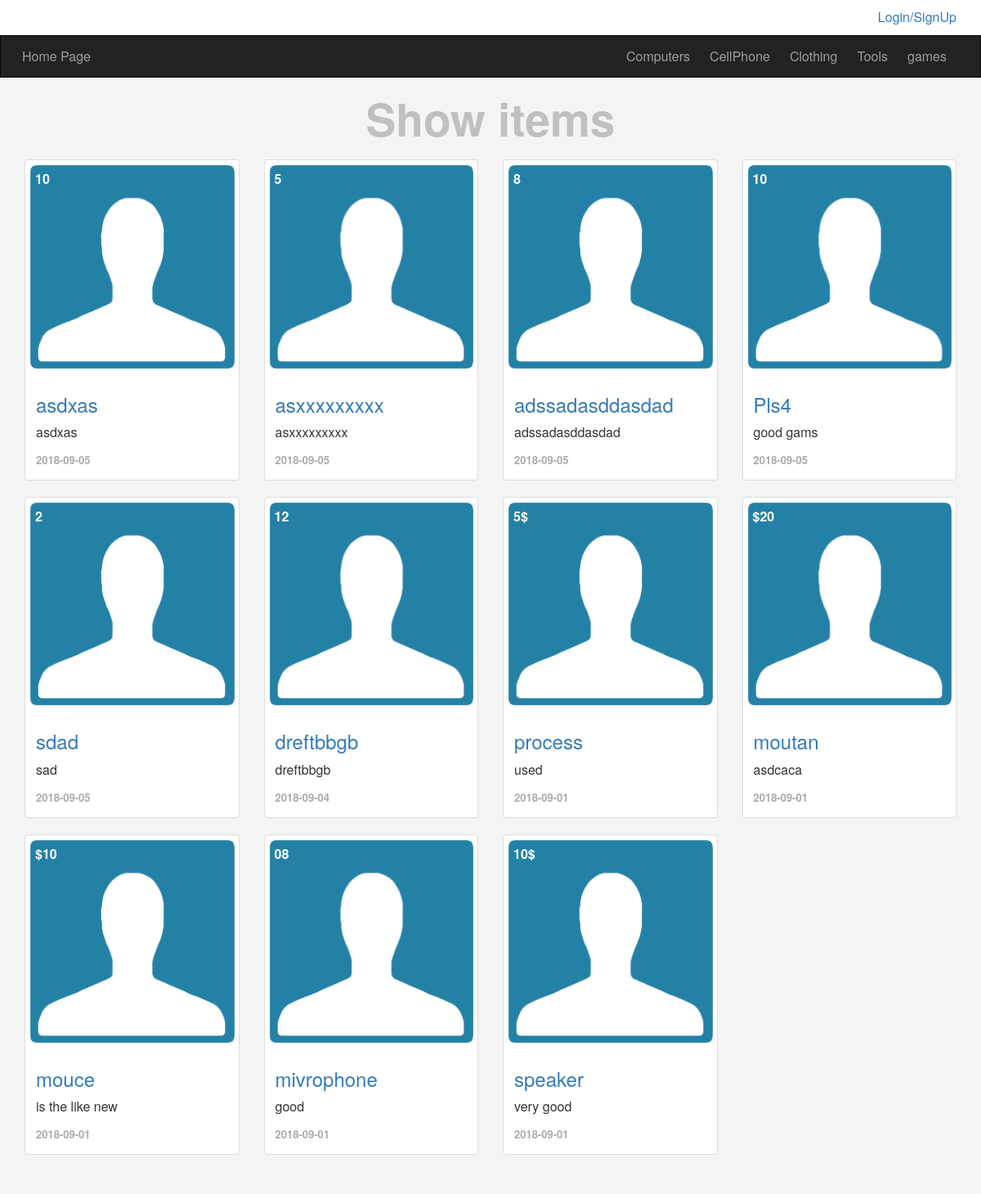
The page / on the database its author committed.
### tables this page shows
CREATE TABLE `categories` (
  `ID` int(11) NOT NULL,
  `Name` varchar(255) NOT NULL,
  `Descrption` varchar(255) NOT NULL,
  `Parent` int(11) NOT NULL,
  `Ordering` int(11) DEFAULT NULL,
  `Visablty` tinyint(4) NOT NULL DEFAULT '0',
  `Allow_Comment` tinyint(4) NOT NULL DEFAULT '0',
  `Allow_Ads` tinyint(4) NOT NULL DEFAULT '0'
);

CREATE TABLE `items` (
  `ItemID` int(11) NOT NULL,
  `Name` varchar(255) NOT NULL,
  `Descrption` text NOT NULL,
  `Price` varchar(255) NOT NULL,
  `addDate` date NOT NULL,
  `CountryMade` varchar(255) NOT NULL,
  `image` varchar(255) NOT NULL,
  `statues` varchar(255) NOT NULL,
  `Approve` tinyint(4) NOT NULL DEFAULT '0',
  `Rating` smallint(6) NOT NULL,
  `Cat_ID` int(11) NOT NULL,
  `MemberID` int(11) NOT NULL,
  `tags` varchar(255) NOT NULL
);

### init.php (called while the page is built, shortened)
<?php
 include 'Cpanal/connect.php';
$siteroot = 'include/templets';
$func     = 'include/functions';
$header   =	'layout/css';
 include "$func/function.php";
include "$siteroot/header.php";
?>

### include/functions/function.php (called while the page is built, shortened)
<?php
	function getall($field,$table,$where=null,$AND=null,$orderfield,$order = 'DESC'){
		global $db;
	$getall=$db->prepare("SELECT $field FROM $table $where $AND ORDER BY $orderfield $order");
	$getall->execute();
	$count = $getall->fetchAll();
	return $count;
	}
?>

### index.php (the view, shortened to what this page needs)
<?php
include 'init.php';
?>
<div class="container">
	<div class="row">
	<h1 class="text-center"> Show items</h1>
	<?php
		$items = getall('*','items','','','ItemID');
		foreach ($items as $item) {
			echo '<div class="col-sm-6 col-md-3">';
				echo '<div class="thumbnail item-box">';
					echo '<span class="price-tag">'.$item['Price'].'</span>';
					echo '<img class="img-responsive" src="layout/img/img.png" alt="" />';
					echo '<div class="caption">';
						echo '<h3><a href="item.php?itemid='.$item['ItemID'].'">'.$item['Name'].'</a></h3>';
						echo '<p>'.$item['Descrption'].'</p>';
						echo '<span class="date">'.$item['addDate'].'</span>';
					echo '</div>';
				echo '</div>';
			echo '</div>';
		}
	?>
</div>
</div>
<?php
 include "$siteroot/footer.php"; ?>

### include/templets/header.php (shortened to what this page needs)
<!doctype html>
<html>
<head>
</head>
<link rel="stylesheet" href="<?=$header;?>/bootstrap.min.css"/>
<link rel="stylesheet" href="<?=$header;?>/font-awesome.min.css"/>
<link rel="stylesheet" href="<?=$header;?>/jquery-ui.css"/>
<link rel="stylesheet" href="<?=$header;?>/jquery.selectBoxIt.css"/>
<link rel="stylesheet" href="<?=$header;?>/jquery.tagsinput.css" />
<link rel="stylesheet" href="<?=$header;?>/frontend.css"/>
<body>
  <div class="upper-bar">
    <div class="container text-right">
      <?php
      if (isset($_SESSION['user'])) {?>
        <img class=" my-img img-circle" src="layout/img/img.png" alt="" />
          <div class="btn-group my-info">
              <span class="btn btn-default dropdown-toggle" data-toggle="dropdown">
                <?php echo $_SESSION['user']  ?>
                <span class="caret"></span>
              </span>
              <ul class="dropdown-menu">
                <li><a href="profile.php"> My Profile </a></li>
                <li><a href="newAds.php">  Add item</a></li>
                <li><a href="logout.php"> Logout</a></li>
              </ul>
          </div>
        <?php
      }else{
      ?>
      <a href="login.php">
       <span class="pull-right">Login/SignUp</span>
      </a>
    <?php };?>
  </div>
  </div>
	<nav class="navbar navbar-inverse">
  <div class="container">
    <div class="navbar-header">
      <a class="navbar-brand" href="index.php">Home Page</a>
    </div>
    <div class="collapse navbar-collapse" id="appnav">
      <ul class="nav navbar-nav navbar-right">
       <?php
          $categories = getall('*','categories','WHERE Parent=0','','ID','ASC');
        foreach ($categories as $cat) {
            echo '<li><a href="categories.php?catid=' . $cat['ID'] . '">'.$cat['Name'].'</a></li>';
        }
       ?>
      </ul>
    </div>
  </div>
</nav>

### layout/css/frontend.css (style rules this page uses)
body { background-color: #f4f4f4; font-size: 16px; height: 3000px; }
.navbar { border-radius: 0; margin-bottom: 0; }
.nav>li>a, .navbar-brand { padding: 15px 12px; }
.navbar-brand { font-size: 1em; }
h1 { font-size: 55px; margin: 20px 0; font-weight: bold; color: #c0c0c0; }
.upper-bar { background-color: #fff; padding: 10px; }
.item-box { position: relative; }
.item-box .price-tag { color: #fff; position: absolute; left: 10px; top: 10px; font-weight: bold; padding: 2px; }
.item-box img { width: 100%; }
.thumbnail .date { text-align: right; font-size: 13px; color: #aaa; font-weight: bold; }

### rows shown on the page
categories: Name "Computers"
categories: Name "CellPhone"
categories: Name "Clothing"
categories: Name "Tools"
categories: Name "games"
items: Price "10", Name "asdxas", Descrption "asdxas", addDate "2018-09-05"
items: Price "5", Name "asxxxxxxxxx", Descrption "asxxxxxxxxx", addDate "2018-09-05"
items: Price "8", Name "adssadasddasdad", Descrption "adssadasddasdad", addDate "2018-09-05"
items: Price "10", Name "Pls4", Descrption "good gams", addDate "2018-09-05"
items: Price "2", Name "sdad", Descrption "sad", addDate "2018-09-05"
items: Price "12", Name "dreftbbgb", Descrption "dreftbbgb", addDate "2018-09-04"
items: Price "5$", Name "process", Descrption "used", addDate "2018-09-01"
items: Price "$20", Name "moutan", Descrption "asdcaca", addDate "2018-09-01"
items: Price "$10", Name "mouce", Descrption "is the like new", addDate "2018-09-01"
items: Price "08", Name "mivrophone", Descrption "good", addDate "2018-09-01"
items: Price "10$", Name "speaker", Descrption "very good", addDate "2018-09-01"
